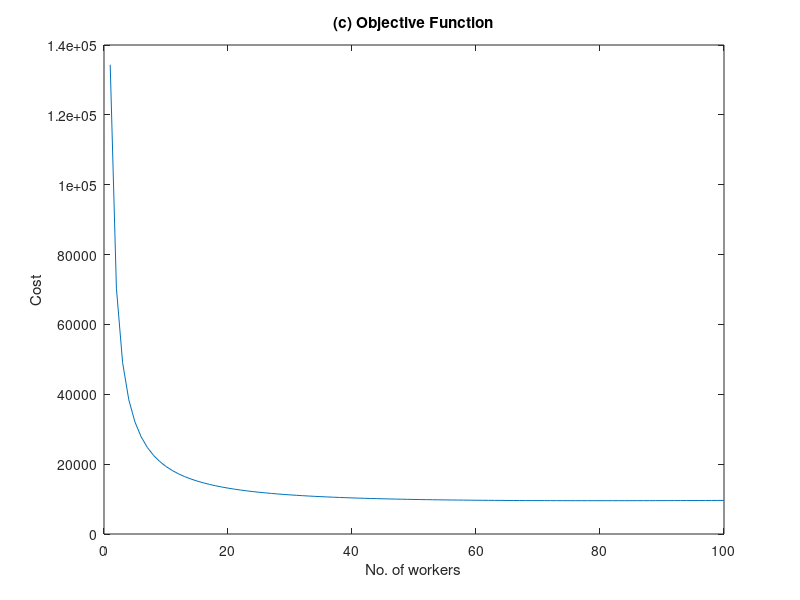

Recreate this plot in MATLAB.
clc
clear all

n = 0:1:100;

C = (6336 + 20*n + (32*4000)./n)

[d,m] = min(C)
% d is the value of the min C
% m is index of the min value
n(m)

plot(n,C)
xlabel('No. of workers')
ylabel('Cost')
title('(c) Objective Function')